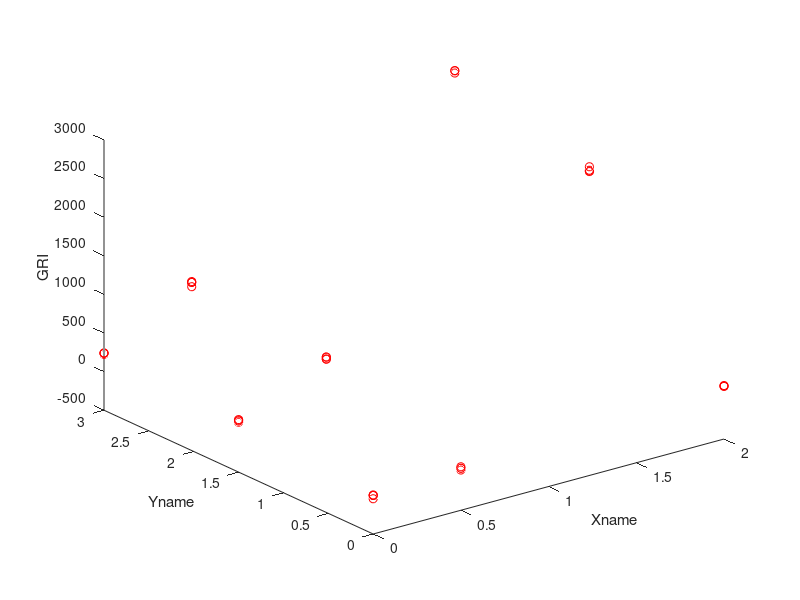

MATLAB code to generate this figure: (Note: this script raises an error after producing the figure.)
%% generates synthetic tox/efficacy data then fits it and generates graphs

%% clear all, close all
clear all
close all

Xname = 'Drug X (mg/L)';  % for graph labeling
Yname = 'Drug Y (mg/L)';  % for graph labeling

%% generate synthetic mouse exposure/efficacy data from 'truth model(s)'
% all exposures are assumed to be HUMAN free fraction for interspecies
% translation. Please see manuscript for how to do this correction.

XPK_mouse = [0 0 .5 .5 2  2]; % Y PK exposure for mouse groups (all the same because we can't collect PK from individual mice)
YPK_mouse = [0 0  1.5 1.5 3 3]; % Y PK exposure for mouse groups (all the same because we can't collect PK from individual mice)

[Xm,Ym] = meshgrid(XPK_mouse,YPK_mouse);
Xm = reshape(Xm,[],1);
Ym = reshape(Ym,[],1);

X_PK_eff = @(slope,X)slope*X;  % PK/efficacy function for drug X in terms of GRI
Y_PK_eff = @(Emax,EC50,Y)Emax*Y./(EC50+Y); % PK/efficacy function for drug Y in terms of GRI

Xslope = 100; % slope of GRI in drug X as single agent
YEmax = 300; % max GRI for drug Y
YEC50 = 1; % EC50 of efficacy of drug Y as single agent
GRInoise = 20; % sd of error in GRI observations
beta = .05; % synergy term

XY_PK_eff = @(Xslope,YEmax,YEC50,beta,x,y)...  % the combo efficacy equals...
	X_PK_eff(Xslope,x) + Y_PK_eff(YEmax,YEC50,y) + ... % sum of single agent effects
	beta*X_PK_eff(Xslope,x).*Y_PK_eff(YEmax,YEC50,y); % interaction term

GRIdata = XY_PK_eff(Xslope,YEmax,YEC50,beta,Xm,Ym)+GRInoise*randn(size(Xm));
figure; plot3(Xm,Ym,GRIdata,'ro'); xlabel('Xname');ylabel('Yname');zlabel('GRI');

%% now fit a surface to the efficacy data

fitobj = fit([Xm,Ym],GRIdata,XY_PK_eff,...
	'Lower',[0 0 0 -Inf],...  % make sure you let beta go negative if it wants to!
	'StartPoint',[50 100 3 0])

[XXm,YYm] = meshgrid(linspace(0,max(Xm),10),linspace(0,max(Ym),10));
figure; surf(XXm,YYm,fitobj(XXm,YYm));
colorbar
colormap jet

%% generate tox/safety data in humans
% once again all concentrations are assumed to be in free fraction in human
% blood
Nh = 50; % number of humans in each of the 3 trials (single agent X, SA Y, and combox3)
% note we are assumign uniform sampling in concentration space, but this is not realistic if there is any overlapping efficacy
XAUC = [zeros(Nh,1);2*rand(Nh,1);2*rand(3*Nh,1)]; % exposure of drug X in each patient
YAUC = [3*rand(Nh,1);zeros(Nh,1);3*rand(3*Nh,1)]; % exposure of Y in each patient

igood = find(XAUC+2*YAUC < 3);
XAUC = XAUC(igood); YAUC = YAUC(igood);

b = -3; % Y intercept in logit (p(DLT)) space
mx = 3; % slope of X in logit(p(DLT))
my = 0.9; % slope of Y in logit(p(DLT))
alpha = 1; % intereaction term for tox

logit_tox = b + mx*XAUC + my*YAUC + alpha*XAUC.*YAUC;
p_tox = 1./(1+exp(-logit_tox)); % probability of tox of each patient
DLT = rand(size(p_tox)) < p_tox; % whether or not each patient had a DLT


%% plot tox unidimensionally ALL SUBJECTS
scale = 'loglin';
figure
PTOX = 0.25; % probability threshold to consider as max tolerated exposure
subplot(1,2,1);unilogifit(XAUC(YAUC==0),DLT(YAUC==0),scale,PTOX); xlabel(Xname);
subplot(1,2,2);unilogifit(YAUC(XAUC==0),DLT(XAUC==0),scale,PTOX); xlabel(Yname);

%% "clean" the data set of NaNs
Igood = ~isnan(DLT.*XAUC.*YAUC);
XX = XAUC(Igood); 
YY = YAUC(Igood); 
DLT = DLT(Igood);

%% Plot  clean data set in 2d

figure
clear h
h(1) = plot(XX(DLT==0),YY(DLT==0),'go','MarkerFaceColor','g'); hold on;
h(2) =  plot(XX(DLT==1),YY(DLT==1),'ro','MarkerFaceColor','r');

xlabel(Xname);
ylabel(Yname);
legend(h,{'no DLT','DLT'});
grid on

%% now we fit a Loewe-like model to the data and boostrap
Nboot = 2500; % number of bootstraps to run

[abest_loewe,aboot_loewe,figs_loewe] = fit_loewe_combo_tox_data2(YY,XX,DLT,0.25,Nboot,Yname,Xname,0);
C = aboot_loewe.MTE_curve;
%save(sprintf('Loewe_MTE_%s.mat',titlestr),'C');

%set(gca,'Ylim',[-.5 18]/1000,'Xlim',[-100 4500]/1000)
grid on

% make a table summarising the bootstrapping results
if Nboot > 0
    quants = [0.05 0.5 0.95];
    bootq = quantile(aboot_loewe.bboot',quants)';
    bootresults = table(abest_loewe.bbest,bootq(:,2),bootq(:,1),bootq(:,3),...
        'VariableNames',{'bestfit','boot_median','CI90_lo','CI90_hi'},...
        'RowNames',{'b','mx','my','alpha'})
    %writetable(bootresults,'loewe_params.xlsx','WriteRowNames',1);
end


%% now we overlay efficacy onto MTE curve derived above and slice through using polar coordinates
XXX = C(1,2:end)'; % X coordinates of MTE curve
YYY = C(2,2:end)'; % Y coordinates of MTE curve

figure;
surf(XXm,YYm,fitobj(XXm,YYm));
colorbar
colormap jet
hold on; 
ZZZ = fitobj(XXX,YYY); 
ibest = find(ZZZ==max(ZZZ));  Zbest = fitobj(XXX(ibest),YYY(ibest));
plot3(XXX,YYY,ZZZ,'m-','LineWidth',3); xlabel(Xname); ylabel(Yname); zlabel('GRI');
plot(XXX,YYY,'m-');
plot(XXX(ibest),YYY(ibest),'mp','MarkerFaceColor','m');
stem3(XXX(ibest),YYY(ibest),ZZZ(ibest),'mp','MarkerFaceColor','m');
% now the slice thing
theta = atan(YYY./XXX);
figure; 
subplot(4,1,1:2);
plot(theta,ZZZ,'m-','LineWidth',3); ylabel('GRI');  grid on; hold on
plot(theta(ibest),ZZZ(ibest),'mp','MarkerFaceColor','m','MarkerSize',10);
title('optimal exposure combination');
subplot(4,1,3); 
area(theta,XXX,'FaceColor','c'); ylabel(Xname); hold on
plot(theta(ibest),XXX(ibest),'mp','MarkerFaceColor','m'); 
text(theta(ibest),XXX(ibest),[' ' num2str(XXX(ibest)) Xname],'color','m');
subplot(4,1,4);
area(theta,YYY,'FaceColor','c'); ylabel(Yname); hold on
plot(theta(ibest),YYY(ibest),'mp','MarkerFaceColor','m'); 
text(theta(ibest),YYY(ibest),[' ' num2str(YYY(ibest)) Yname],'color','m');
xlabel('\theta=tan^{-1}([Y]/[X])');

% the magenta star is optimal tolerated exposure combination


